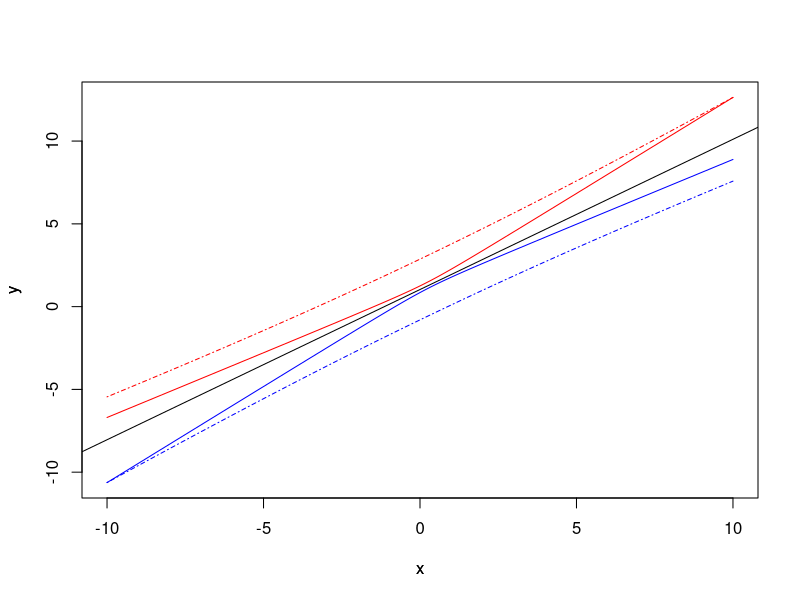

The R source for this figure:
# Clear environment
rm(list = ls())

# Setting Japanese font (for MacOSX)
# par(family= "HiraKakuProN-W3")

# Chapter1 e.g.28
# 観測データ生成
N <- 100 # データ数
p <- 1 # 説明変数は一個で単回帰とする
X <- matrix(rnorm(N * p), ncol = p); X <- cbind(rep(1, N), X) # 説明変数行列の作成
beta <- c(1, 1) # yとXを関係付ける真のパラメタ。線形回帰によりこの値を推定する。
epsilon <- rnorm(N) # 誤差 ~ N(0, 1)
y <- X %*% beta + epsilon # パラメタbetaによりXからyを生成。
                          # ここで得られた(X, y)が今回の線形回帰に用いる観測データとなる。

# 信頼区間または予測区間を返す関数f(x)を定義。
U <- solve(t(X) %*% X) # t(X) %*% Xの逆行列
beta_hat <- U %*% t(X) %*% y # 回帰係数。すなわちパラメタbetaの推定値。
RSS <- sum((y - X %*% beta_hat)^2) # 残差二乗和
RSE <- sqrt(RSS / (N - p - 1)) # beta_hatの平均値の標準誤差。すなわちパラメタbeta推定値の標準誤差。
alpha <- 0.05 # 危険率。信頼・予測区間は(1 - alpha) x 100%信頼・予測区間となる。
f <- function(x, a) { # a = 0なら信頼区間。a = 1なら予測区間。
  x <- cbind(1, x)
  range <- qt(df = N - p - 1, 1 - alpha / 2) * RSE * sqrt(a + x %*% U %*% t(x))
  return(list(lower = x %*% beta_hat - range,
              upper = x %*% beta_hat + range))
}

x_seq <- seq(-10, 10, 0.1)

# グラフで信頼区間を表示
lower_seq <- NULL
upper_seq <- NULL
for (x in x_seq) {
  ci_ul <- f(x, 0) # 信頼区間値の取得
  lower_seq <- c(lower_seq, ci_ul$lower)
  upper_seq <- c(upper_seq, ci_ul$upper)
}
x_lim <- c(min(x_seq), max(x_seq))
y_lim <- c(min(lower_seq), max(upper_seq))
plot(x_seq, lower_seq, col = "blue", # 信頼区間下限を青線で描画
     xlim = x_lim,
     ylim = y_lim,
     xlab = "x",
     ylab = "y",
     type = "l")
par(new = TRUE)
plot(x_seq, upper_seq, col = "red", # 信頼区間上限を赤線で描画
     xlim = x_lim,
     ylim = y_lim,
     xlab = "",
     ylab = "",
     type = "l",
     axes = FALSE)
par(new = TRUE)

# グラフで予測区間を表示
lower_seq <- NULL
upper_seq <- NULL
for (x in x_seq) {
  pi_ul <- f(x, 1) # 予測区間値の取得
  lower_seq <- c(lower_seq, pi_ul$lower)
  upper_seq <- c(upper_seq, pi_ul$upper)
}
x_lim <- c(min(x_seq), max(x_seq))
y_lim <- c(min(lower_seq), max(upper_seq))
plot(x_seq, lower_seq, col = "blue", # 予測区間下限を青破線で描画
     xlim = x_lim,
     ylim = y_lim,
     xlab = "x",
     ylab = "y",
     type = "l",
     lty = 4,
     axes = FALSE)
par(new = TRUE)
plot(x_seq, upper_seq, col = "red", # 予測区間上限を赤破線で描画
     xlim = x_lim,
     ylim = y_lim,
     xlab = "",
     ylab = "",
     type = "l",
     lty = 4,
     axes = FALSE)
par(new = TRUE)
abline(beta_hat[1], beta_hat[2])
